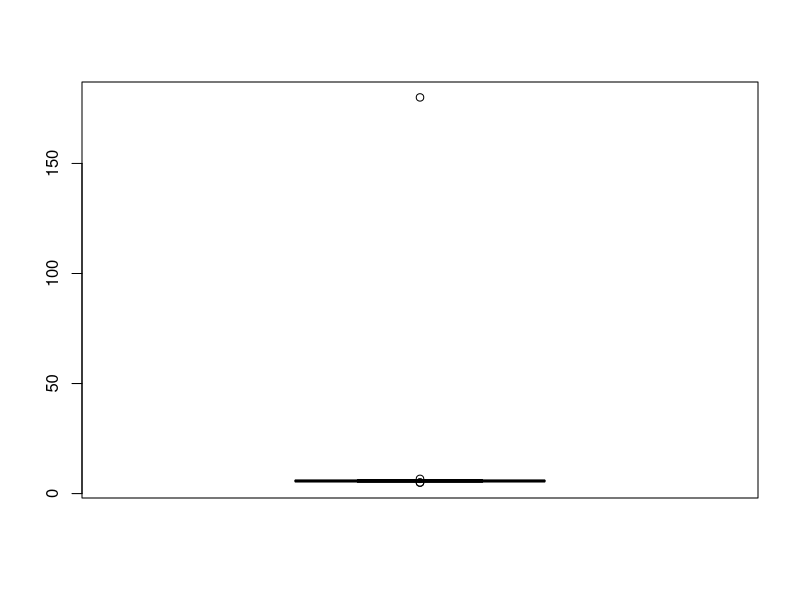
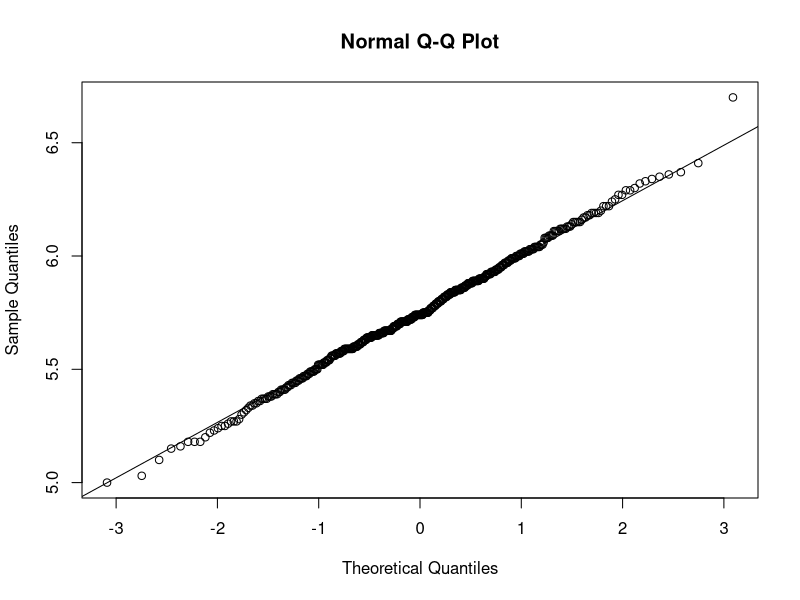
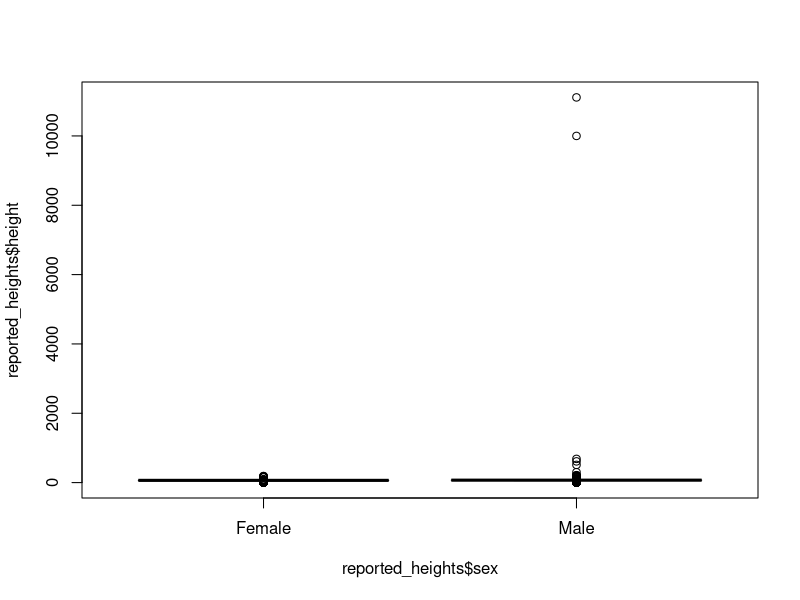

Here is the R script that generated these plots, in order:
library(tidyverse)
library(dslabs)
data(outlier_example)
str(outlier_example)

#outlier:
mean(outlier_example)

sd(outlier_example)

boxplot(outlier_example)

#The non-parametric estimate of the standard deviation:
IQR(outlier_example)/1.349

q3 <- qnorm(0.75)
q1 <- qnorm(0.25)
iqr <- q3 - q1
r <- c(q1 - 1.5*iqr, q3 + 1.5*iqr)
r

#far out outliers:
max_height <- quantile(outlier_example, 0.75) + 3*IQR(outlier_example)
max_height

x <- outlier_example[outlier_example < max_height]
qqnorm(x)
qqline(x)

#MAD:
mad(outlier_example)

#case study:
data("reported_heights")

reported_heights <- reported_heights %>%
  mutate(original_heights = height, height = as.numeric(height))

reported_heights %>% filter(is.na(height)) %>%  head()

reported_heights <- filter(reported_heights, !is.na(height))

reported_heights %>% 
  group_by(sex) %>%
  summarize(average = mean(height), sd = sd(height),
            median = median(height), MAD = mad(height))

boxplot(reported_heights$height~reported_heights$sex)

reported_heights %>% arrange(desc(height)) %>% top_n(10, height)

whisker <- 3*IQR(reported_heights$height)
max_height <- quantile(reported_heights$height, .75) + whisker
min_height <- quantile(reported_heights$height, .25) - whisker
reported_heights %>% 
  filter(!between(height, min_height, max_height)) %>% 
  select(original_heights) %>%
  head(n=10) %>% pull(original_heights)
